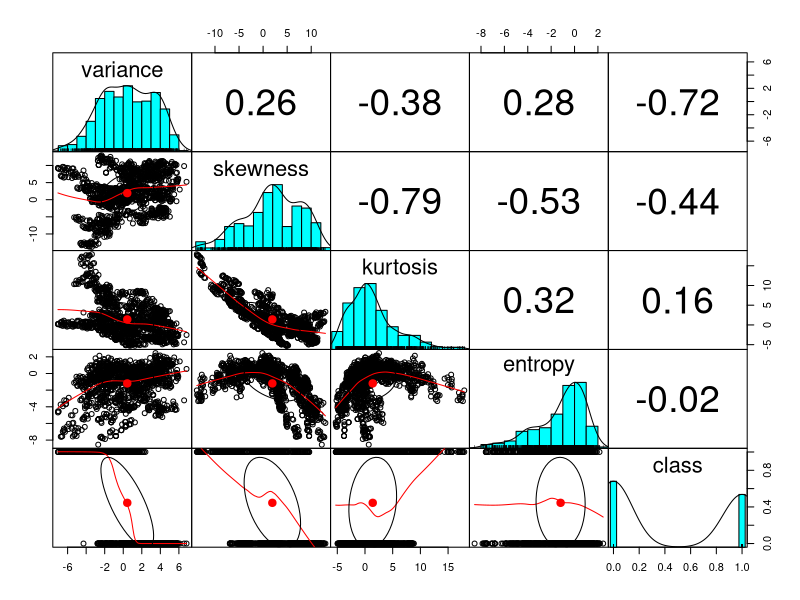
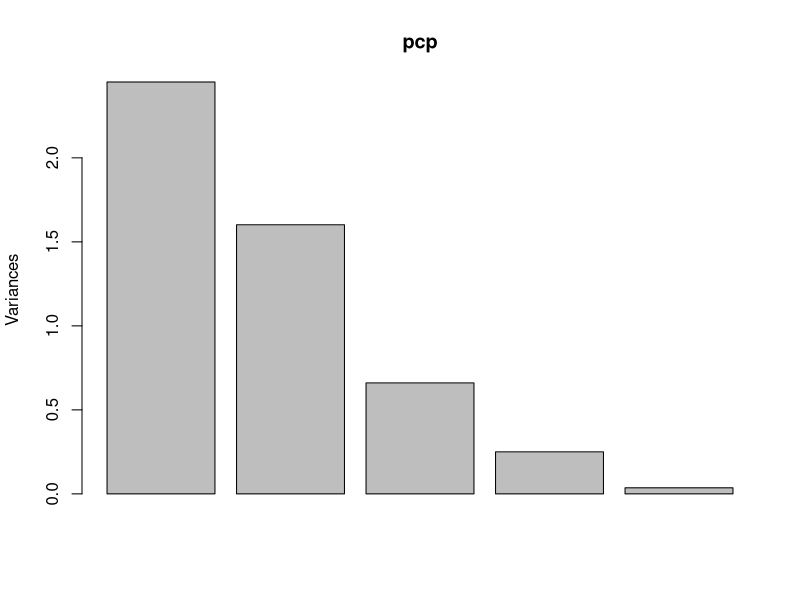
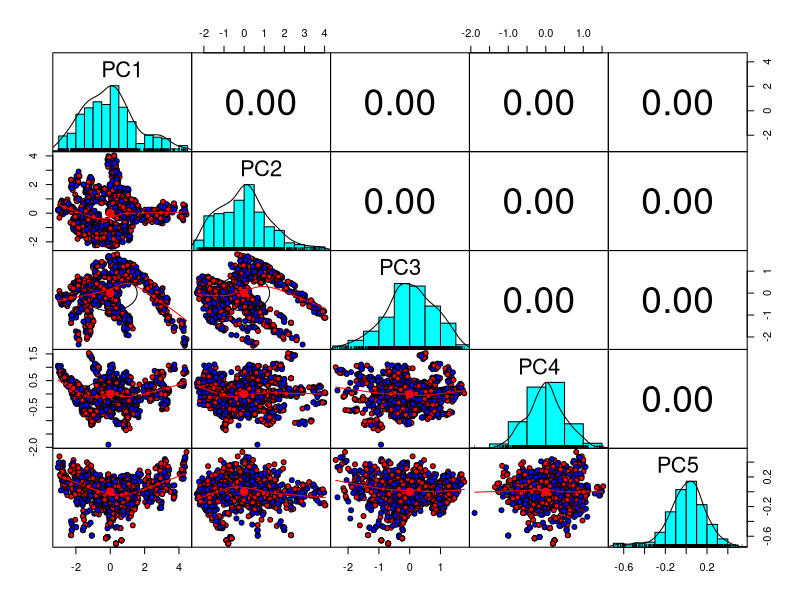
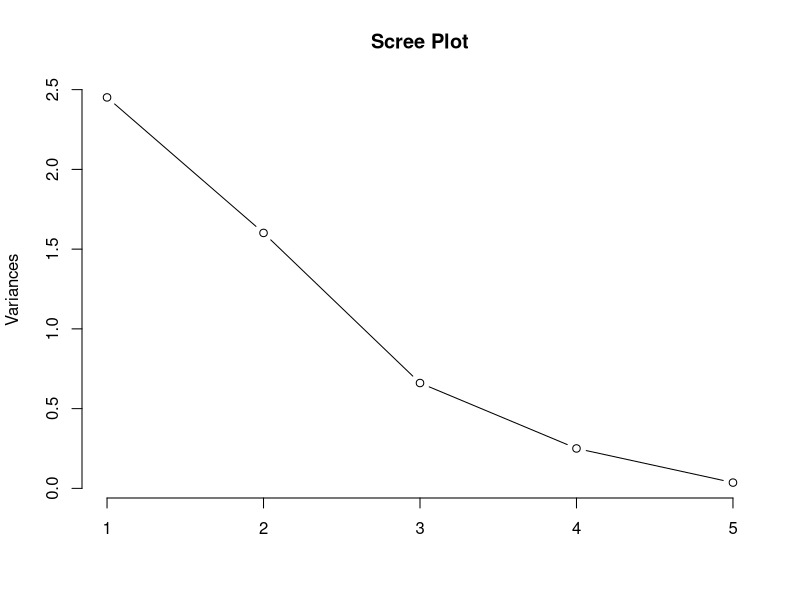
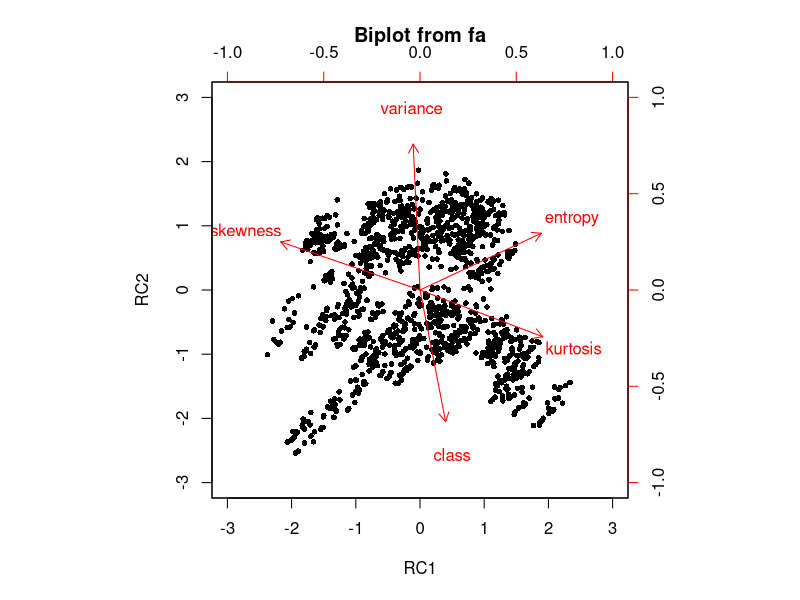
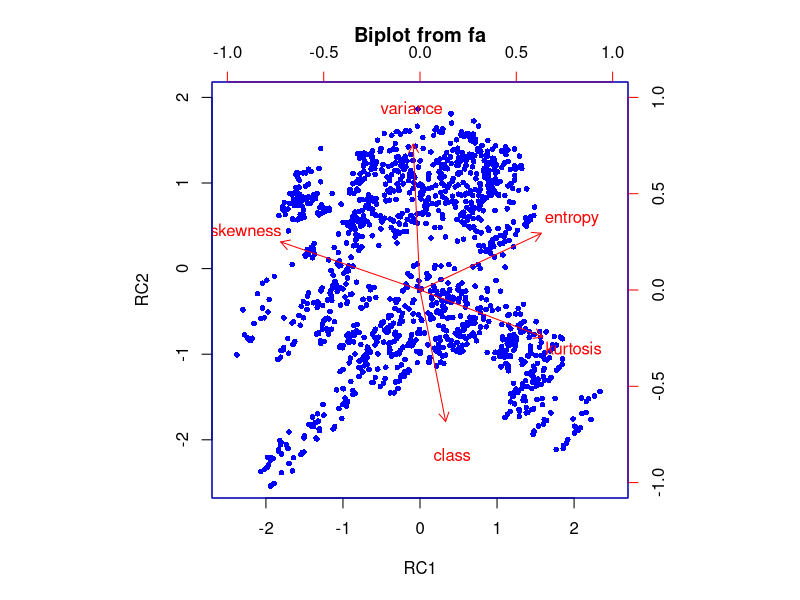
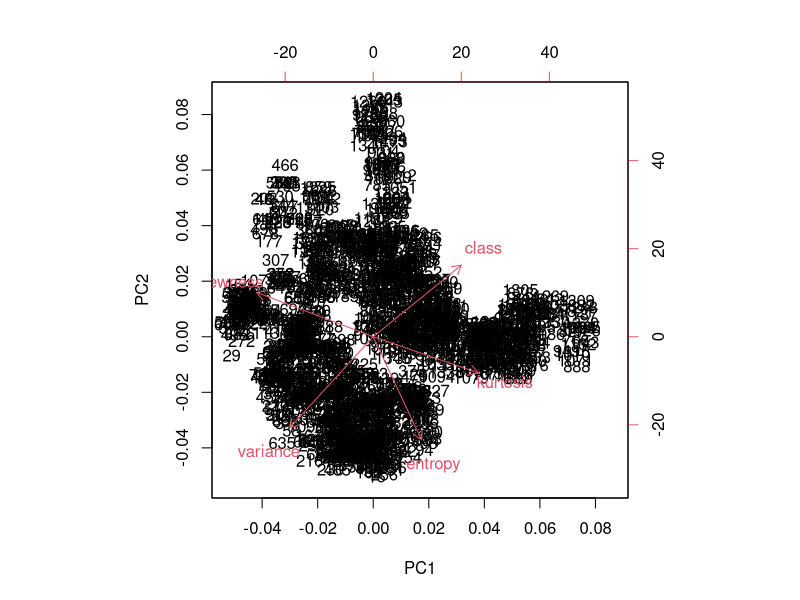
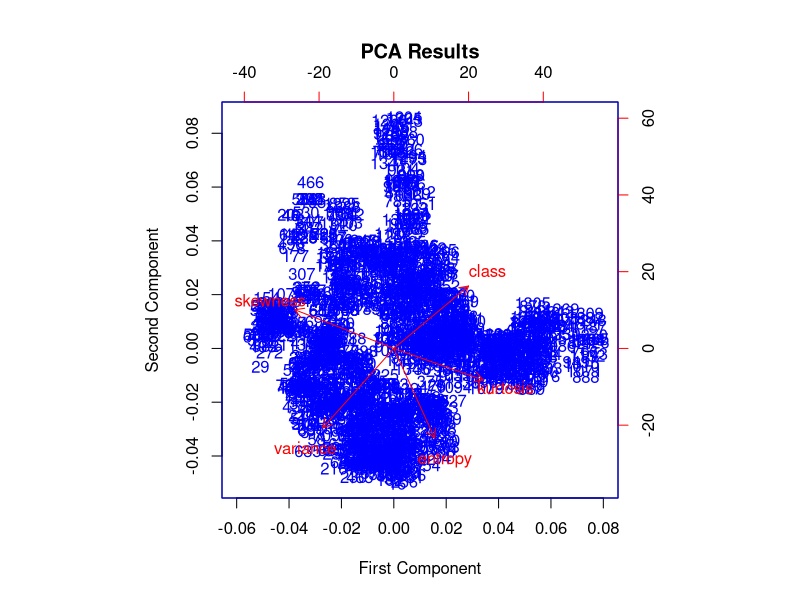

The R script that drew these images, in order:
#open necessary packages
library(psych)
library(pracma)

#open csv file
banknote <- read.csv("banknote.csv")

#view statistical summary
summary(banknote)

#number of columns
ncol(banknote)
#number of rows
nrow(banknote)

#print column names
colnames(banknote)

#change column names
colnames(banknote) <- c("variance", "skewness", "kurtosis", "entropy", "class")
#verify column name changes
colnames(banknote)

#check for missing values
which(is.na(banknote))
sum(is.na(banknote))

#view structure of data
str(banknote)

#examine correlations
cor(banknote)
#plot the correlations
pairs.panels(banknote, gap = 0, pch = 21)

#rotation

set.seed(5623) #for randomization
pcp <- prcomp(banknote, center = T, scale = T)
summary(pcp)
plot(pcp)
attributes(pcp)
pcp$rotation

#plot rotation
pairs.panels(pcp$x,
             gap=0,
             bg = c("red", "blue"),
             pch = 21)

#scree plot to determine the number of cluster and where to prune
screeplot(pcp, type="line", main="Scree Plot")

#prune PCA
banknote_rotated <- psych::principal(banknote, rotate = "varimax", nfactors = 2,
                                     scores = TRUE)
#view data after pruning
banknote_rotated

#checking if the two components extracted was a good number based on amount of
#variance explained in each variable as represented by the 
#communalities (h2) after extraction

names(banknote_rotated) #viewing all possible contents

#Using Kaiser's criterion in two ways:
#1) when there are fewer than 30 variables and after extraction the communalities
#(represented by h2 in the pattern matrix) are greater than .70;
#h2 loadings show the above to be true
#2) when sample size is greater than 250 and the average communality is > .60
#we need to take the mean of the communality to to test this
mean(banknote_rotated$communality) #mean is 0.81, so this is also true

#Kaiser's criterion shows extraction of 2 components to be a good choice

#biplot the rotated data
biplot(banknote_rotated)
biplot(banknote_rotated,
       col = c('blue', 'red'),
       labels=NULL,
       cex=c(.75,1),
       xlim.s = c(-2.5, 2.5),
       ylim.s = c(-2.5, 2),
       xlim.f=c(-1,1),
       ylim.f=c(-1,1),
       main = 'Biplot from fa')
loadings(banknote_rotated)

biplot(pcp)
biplot(pcp,
       col = c('blue', 'red'),
       xlim = c(-.06, .08),
       main = 'PCA Results',
       xlab = 'First Component',
       ylab = 'Second Component',
       expand = .9)